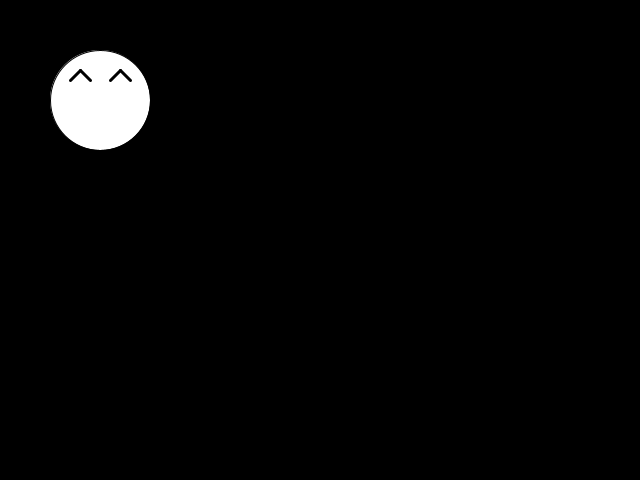
Frame 1 (no input)
Frame 60 (the mouse pressed at the canvas centre just before this capture): identical to frame 1, image omitted
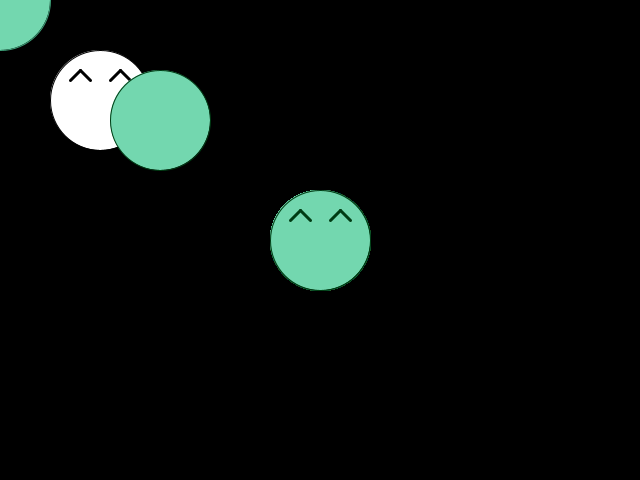
Frame 120 (the mouse held since frame 60 and released just before this capture)

The Processing sketch that drew these frames (run headless with seeded random() and noise(); from frame 60 on, the mouse is pressed at the canvas centre):

// Processing sketch: processing_101335
// ── processing_101335.pde

void setup() {
  background(0);
  size(640, 480);
  drawHead(100,100);
}

void draw() {
  if (mouseX != 0) {
    //set color based on mouse position
    color c = color((mouseY/2 - mouseX/2) % 100 + 155, mouseX/2 % 100 + 155, mouseY/2 % 100 + 155);
    fill(c);
    
    //draw worm body circles
    int xD = pmouseX - mouseX;
    int yD = pmouseY - mouseY;
    stroke((mouseY/2 - mouseX/2) % 100 + 100, mouseX/2 % 100 + 100, mouseY/2 % 100 + 100);
    ellipse(pmouseX, pmouseY, 100, 100);
    stroke((mouseY/2 - mouseX/2) % 100, mouseX/2 % 100, mouseY/2 % 100);
    ellipse(mouseX+ xD/2, mouseY + yD/2, 100, 100);
    
    //draw worm head circle
    drawHead(mouseX, mouseY); 
  }
}

void drawHead(int x, int y) {
  ellipse(x, y, 100, 100);
  strokeWeight(3);
  
  line(x - 30, y - 20, x - 20, y - 30);
  line(x + 20, y - 30, x + 30, y - 20);
  line(x - 20, y - 30, x - 10, y - 20);
  line(x + 20, y - 30, x + 10, y - 20);
  strokeWeight(1);
}
